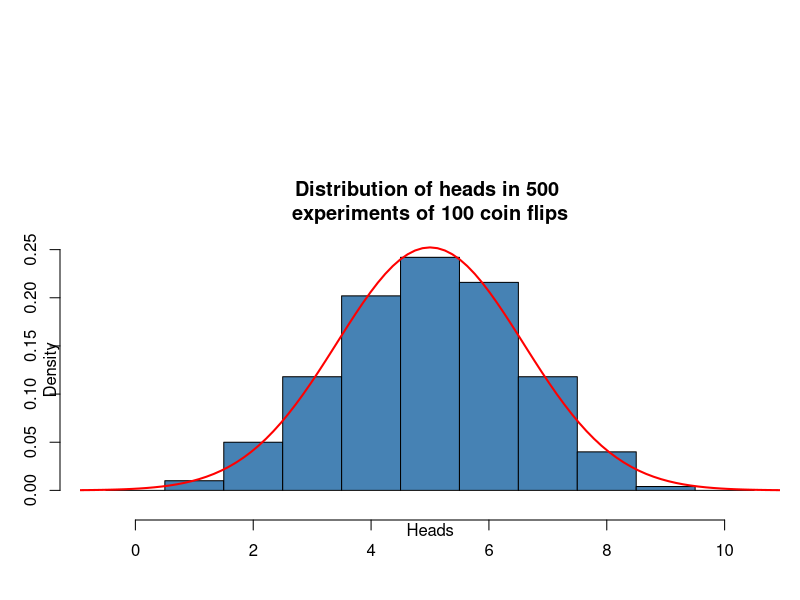

Reproduce this figure in R.
# -------------------------------------------------
# 1. Settings
n      <- 10           # flips per experiment
p      <- 0.5          # probability of a head
reps   <- 500          # how many repetitions (larger → smoother histogram)

# -------------------------------------------------
# 2. Simulate the experiment
set.seed(2026)                              # optional, for reproducibility
heads <- rbinom(reps, size = n, prob = p)   # number of heads in each run
par(mar = c(5, 4, 12, 1) + 0.0)

# -------------------------------------------------
# 3. Plot the empirical distribution (histogram)
hist(heads,
     breaks = seq(-0.5, n + 0.5, by = 1),   # one bar per possible count
     freq   = FALSE,                        # density on the y‑axis
     ylim = c(0, 0.25),                     # increase the y limit
     col    = "steelblue",
     main   = paste("Distribution of heads in", reps,
                    "\nexperiments of 100 coin flips"),
     line   = 1,
     xlab   = "Heads",
     ylab   = "Density")

# -------------------------------------------------
# 4. Add the normal approximation
mu    <- n * p                     # mean  = 50
sigma <- sqrt(n * p * (1 - p))     # sd    = 5

curve(dnorm(x, mean = mu, sd = sigma),
      from = mu - 4 * sigma,
      to   = mu + 4 * sigma,
      col  = "red",
      lwd  = 2,
      add  = TRUE)
